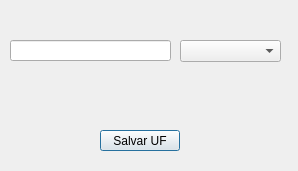
<?xml version="1.0" encoding="UTF-8"?>
<ui version="4.0">
 <class>CadastrarEstado</class>
 <widget class="QDialog" name="CadastrarEstado">
  <property name="geometry">
   <rect>
    <x>0</x>
    <y>0</y>
    <width>298</width>
    <height>171</height>
   </rect>
  </property>
  <property name="windowTitle">
   <string>Dialog</string>
  </property>
  <widget class="QPushButton" name="btncadUF">
   <property name="geometry">
    <rect>
     <x>100</x>
     <y>130</y>
     <width>80</width>
     <height>21</height>
    </rect>
   </property>
   <property name="text">
    <string>Salvar UF</string>
   </property>
  </widget>
  <widget class="QLineEdit" name="lnEstado">
   <property name="geometry">
    <rect>
     <x>10</x>
     <y>40</y>
     <width>161</width>
     <height>21</height>
    </rect>
   </property>
  </widget>
  <widget class="QComboBox" name="cbcadUF">
   <property name="geometry">
    <rect>
     <x>180</x>
     <y>40</y>
     <width>101</width>
     <height>22</height>
    </rect>
   </property>
  </widget>
 </widget>
 <resources/>
 <connections>
  <connection>
   <sender>btncadUF</sender>
   <signal>clicked()</signal>
   <receiver>CadastrarEstado</receiver>
   <slot>close()</slot>
   <hints>
    <hint type="sourcelabel">
     <x>111</x>
     <y>140</y>
    </hint>
    <hint type="destinationlabel">
     <x>42</x>
     <y>125</y>
    </hint>
   </hints>
  </connection>
 </connections>
</ui>
